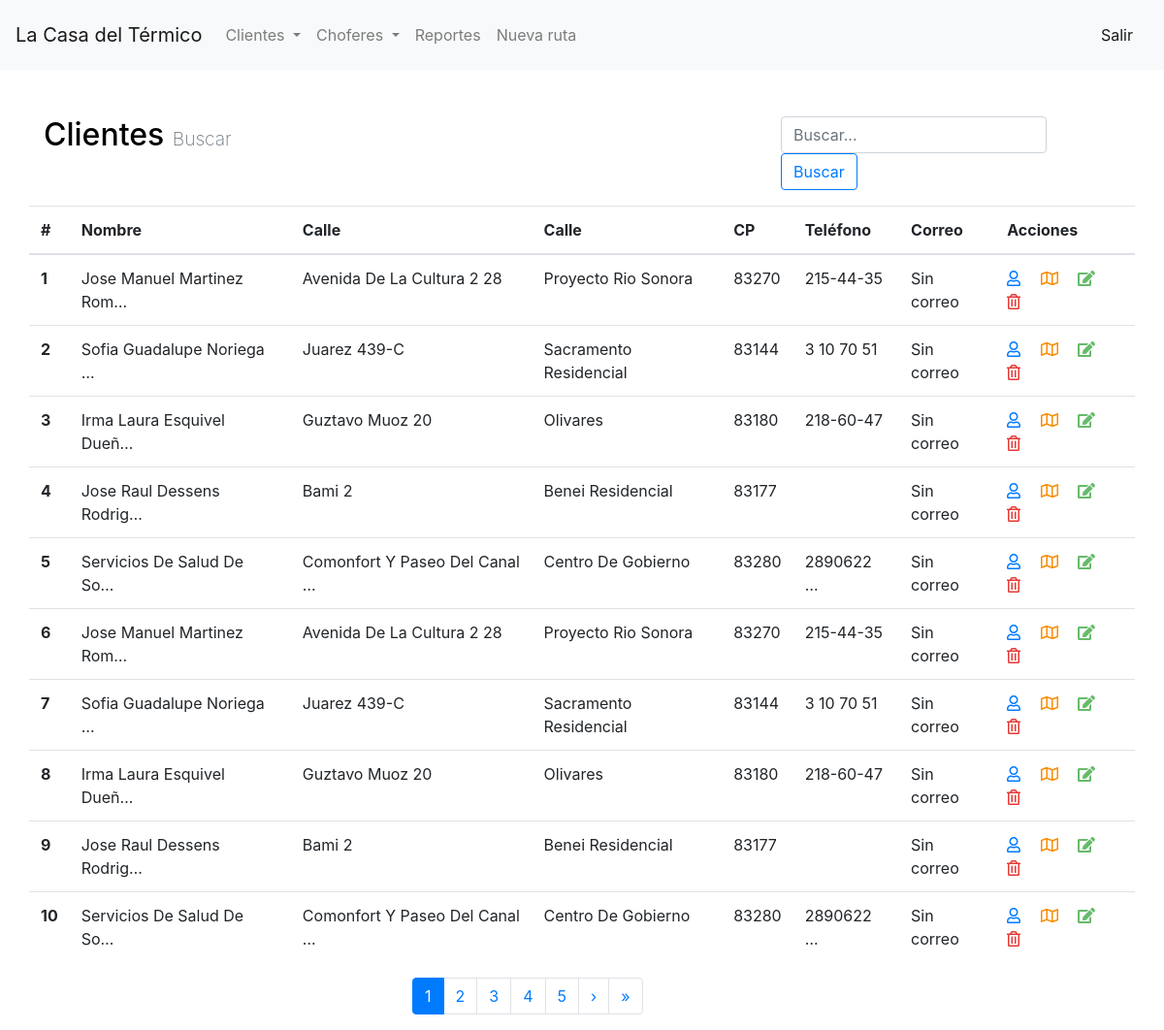
/clientes/, run on the app's committed database.
### crud/models.py (models this page shows)
class Cliente(models.Model):
    nombre = models.CharField(max_length=100)
    correo = models.CharField(blank=True, max_length=60)
    telefono = models.CharField(blank=True, max_length=50)
    colonia = models.CharField(max_length=50)
    calle = models.CharField(max_length=50)
    cp = models.CharField(blank=True, max_length=5)
    numero_int = models.CharField(blank=True, max_length=20)
    numero_ext = models.CharField(blank=True, max_length=20)
    lat = models.CharField(max_length=20)
    lng = models.CharField(max_length=20)
    zona = models.CharField(max_length=6)

### crud/views.py (the view)
# urls.py: path('clientes/', views.clientes_lista, name='clientes_lista'),
def clientes_lista(request):
    clientes = Cliente.objects.all()
    p = Paginator(clientes, 10)
    page = request.GET.get('p')
    if not page:
        page = 1
    page_range = calc_page_range(int(page), p.num_pages)
    return render(request, 'clientes_lista.html', {'clientes': p.get_page(page), 'paginator': p, 'page_range': page_range})

### crud/views.py (called while the page is built)
def calc_page_range(page, num_pages):
    start = page
    end = page + 4
    if end > num_pages:
        diff = end - num_pages
        end = end - diff
    page_range = [i for i in range(start, end+1)]
    return page_range

### templates/clientes_lista.html (shortened to what this page needs)
{% extends 'base.html' %}  {% block content %}
<div class="row mb-3">
    <div class="col m-0">
        <h2 class="mb-0">
            <a href="/clientes/" class="a-clean">Clientes</a>
            <small class="text-muted">Buscar</small>
        </h2>
    </div>
    <div class="col-sm-4 offset-sm-2">
        <form class="form-inline" action="/clientes/buscar_handler/" method="GET">
            <input class="form-control mr-2" type="search" placeholder="Buscar..." name="query">
            <button class="btn btn-outline-primary" type="submit">Buscar</button>
        </form>
    </div>
</div>
<div class="row">
    <table class="table">
        <thead>
            <tr>
                <th scope="col">#</th>
                <th scope="col">Nombre</th>
                <th scope="col">Calle</th>
                <th scope="col">Calle</th>
                <th scope="col">CP</th>
                <th scope="col">Teléfono</th>
                <th scope="col">Correo</th>
                <th scope="col">Acciones</th>
            </tr>
        </thead>
        <tbody>
            {% for c in clientes %}
            <tr>
                <th scope="row">{{ c.id }}</th>
                <td>{{ c.nombre|title|truncatechars:25 }}</td>
                <td>{{ c.calle|add:" "|add:c.numero_int|add:" "|add:c.numero_ext|title|truncatechars:30 }}</td>
                <td>{{ c.colonia|title }}</td>
                <td>{{ c.cp }}</td>
                <td>{{ c.telefono|truncatechars:10 }}</td>
                <td>{{ c.correo }}</td>
                <td>
                    <a href="/clientes/{{ c.id }}"><i class="far fa-user"></i></a>&emsp;
                    <a href="https://www.google.com/maps?q={{ c.lat }},{{ c.lng }}"><i class="far fa-map"></i></a>&emsp;
                    <a href="/clientes/editar/{{ c.id }}"><i class="fas fa-edit"></i></a>&emsp;
                    <a  href="#" data-toggle="modal" data-target="#modal_borrar_{{ c.id }}"><i class="far fa-trash-alt"></i></a>
                </td>
            </tr>
            {% endfor %}
        </tbody>
    </table>
</div>
{% if paginator.num_pages > 1 %}
<div class="row">
    <div class="col-sm-6 offset-sm-4">
        <nav>
            <ul class="pagination">
                {% for i in page_range %}
                    {% if i == clientes.number %}
                        <li class="page-item active">
                            <a class="page-link" href="?p={{ i }}">{{ i }}</a>
                        </li>
                    {% else %}
                        <li class="page-item">
                            <a class="page-link" href="?p={{ i }}">{{ i }}</a>
                        </li>
                    {% endif %}
                {% endfor %}
                {% if clientes.has_next %}
                    <li class="page-item">
                        <a class="page-link" href="?p={{ clientes.next_page_number }}">
                            <span aria-hidden="true">&rsaquo;</span>
                        </a>
                    </li>
                    <li class="page-item">
                        <a class="page-link" href="?p={{ paginator.num_pages }}">
                            <span aria-hidden="true">&raquo;</span>
                        </a>
                    </li>
                {% endif %}
            </ul>
        </nav>
    </div>
</div>
{% endif %}
{% endblock %}

### templates/base.html (shortened to what this page needs)
<!doctype html>
{% load static %}
<html lang="en">
  <head>
    <link rel="stylesheet" href="https://maxcdn.bootstrapcdn.com/bootstrap/4.0.0/css/bootstrap.min.css">
    <link rel="stylesheet" href="https://cdnjs.cloudflare.com/ajax/libs/bootstrap-select/1.12.4/css/bootstrap-select.min.css">
    <link rel="stylesheet" href="{% static 'custom.css' %}">
  </head>
  <body>
    <nav class="navbar navbar-expand-lg navbar-light bg-light mb-5">
      <a class="navbar-brand" href="/">La Casa del Térmico</a>
      <div class="collapse navbar-collapse" id="navbarSupportedContent">
        <ul class="navbar-nav mr-auto">
          <li class="nav-item dropdown">
            <a class="nav-link dropdown-toggle" href="#" id="navbarDropdown" role="button" data-toggle="dropdown" aria-haspopup="true" aria-expanded="false">
              Clientes
            </a>
          </li>
          <li class="nav-item dropdown">
            <a class="nav-link dropdown-toggle" href="#" id="navbarDropdown" role="button" data-toggle="dropdown" aria-haspopup="true" aria-expanded="false">
              Choferes
            </a>
          </li>
          <li class="nav-item">
            <a class="nav-link" href="#">Reportes</a>
          </li>
          <li class="nav-item">
              <a class="nav-link" href="#">Nueva ruta</a>
          </li>
        </ul>
      </div>
      <span class="navbar-text">
          <a class="nav-link" href="#">Salir</a>
        </span>
    </nav>
    <div class="container">
      {% block content %}
      {% endblock %}
    </div>
  </body>
</html>

### static/custom.css (style rules this page uses)
small { font-size: 60%; font-weight: 200; }
.a-clean { text-decoration: none !important; color: #000; }
.fa-edit { color: #66BB6A; }
.fa-trash-alt { color: #E53935; }
.fa-user { color: #007bff; }
.fa-map { color: #FB8C00; }

### data on the page
Cliente: id "1", nombre "Jose Manuel Martinez Rom…", calle|add "Avenida De La Cultura 2 28", colonia "Proyecto Rio Sonora", cp "83270", telefono "215-44-35", correo "Sin correo"
Cliente: id "2", nombre "Sofia Guadalupe Noriega …", calle|add "Juarez 439-C", colonia "Sacramento Residencial", cp "83144", telefono "3 10 70 51", correo "Sin correo"
Cliente: id "3", nombre "Irma Laura Esquivel Dueñ…", calle|add "Guztavo Muoz 20", colonia "Olivares", cp "83180", telefono "218-60-47", correo "Sin correo"
Cliente: id "4", nombre "Jose Raul Dessens Rodrig…", calle|add "Bami 2", colonia "Benei Residencial", cp "83177", correo "Sin correo"
Cliente: id "5", nombre "Servicios De Salud De So…", calle|add "Comonfort Y Paseo Del Canal …", colonia "Centro De Gobierno", cp "83280", telefono "2890622 …", correo "Sin correo"
Cliente: id "6", nombre "Jose Manuel Martinez Rom…", calle|add "Avenida De La Cultura 2 28", colonia "Proyecto Rio Sonora", cp "83270", telefono "215-44-35", correo "Sin correo"
Cliente: id "7", nombre "Sofia Guadalupe Noriega …", calle|add "Juarez 439-C", colonia "Sacramento Residencial", cp "83144", telefono "3 10 70 51", correo "Sin correo"
Cliente: id "8", nombre "Irma Laura Esquivel Dueñ…", calle|add "Guztavo Muoz 20", colonia "Olivares", cp "83180", telefono "218-60-47", correo "Sin correo"
Cliente: id "9", nombre "Jose Raul Dessens Rodrig…", calle|add "Bami 2", colonia "Benei Residencial", cp "83177", correo "Sin correo"
Cliente: id "10", nombre "Servicios De Salud De So…", calle|add "Comonfort Y Paseo Del Canal …", colonia "Centro De Gobierno", cp "83280", telefono "2890622 …", correo "Sin correo"

### other printed values
{{ i }} "1"
{{ i }} "2" "3" "4" "5"
